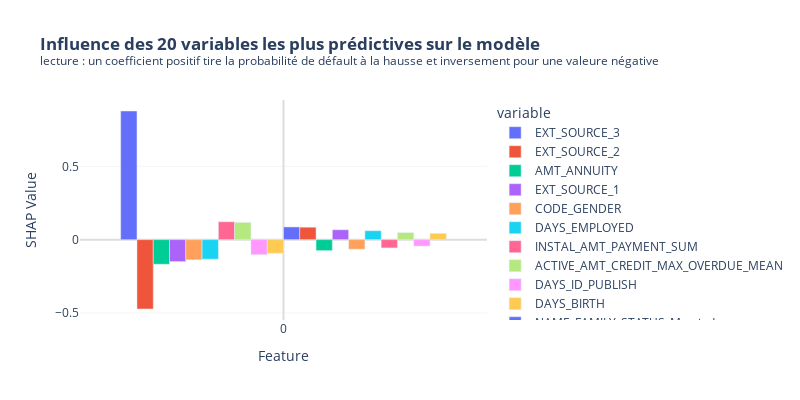

This figure's notebook cell:
### Code cell
# Création d'un graphique en barres avec Plotly Express
fig = px.bar(
    shap_df[top_features],
    # title="Influence des 20 variables les plus prédictives sur le modèle",
    title = "<b>Influence des 20 variables les plus prédictives sur le modèle</b><br><sup>lecture : un coefficient positif tire la probabilité de défault à la hausse et inversement pour une valeure négative</sup>",
    labels={'index': 'Feature', 'value': 'SHAP Value'},
    barmode='group',
    height=400, width=800
               )

# Mise en forme du graphique
fig.update_layout(xaxis=dict(showgrid=True, gridcolor='WhiteSmoke', zerolinecolor='Gainsboro'),
                  yaxis=dict(showgrid=True, gridcolor='WhiteSmoke', zerolinecolor='Gainsboro'),
                  plot_bgcolor='white')

# Affichage du graphique interactif
fig.show()

### Figure 1 — Plotly figure (JSON) as saved in the notebook; plotly's stock layout.template omitted (floating-point values rounded to 4 significant figures)
{"data": [{"alignmentgroup": "True", "hovertemplate": "variable=EXT_SOURCE_3<br>Feature=%{x}<br>SHAP Value=%{y}<extra></extra>", "legendgroup": "EXT_SOURCE_3", "marker": {"color": "#636efa", "pattern": {"shape": ""}}, "name": "EXT_SOURCE_3", "offsetgroup": "EXT_SOURCE_3", "orientation": "v", "showlegend": true, "textposition": "auto", "type": "bar", "x": [0], "xaxis": "x", "y": [0.8775], "yaxis": "y"}, {"alignmentgroup": "True", "hovertemplate": "variable=EXT_SOURCE_2<br>Feature=%{x}<br>SHAP Value=%{y}<extra></extra>", "legendgroup": "EXT_SOURCE_2", "marker": {"color": "#EF553B", "pattern": {"shape": ""}}, "name": "EXT_SOURCE_2", "offsetgroup": "EXT_SOURCE_2", "orientation": "v", "showlegend": true, "textposition": "auto", "type": "bar", "x": [0], "xaxis": "x", "y": [-0.4733], "yaxis": "y"}, {"alignmentgroup": "True", "hovertemplate": "variable=AMT_ANNUITY<br>Feature=%{x}<br>SHAP Value=%{y}<extra></extra>", "legendgroup": "AMT_ANNUITY", "marker": {"color": "#00cc96", "pattern": {"shape": ""}}, "name": "AMT_ANNUITY", "offsetgroup": "AMT_ANNUITY", "orientation": "v", "showlegend": true, "textposition": "auto", "type": "bar", "x": [0], "xaxis": "x", "y": [-0.168], "yaxis": "y"}, {"alignmentgroup": "True", "hovertemplate": "variable=EXT_SOURCE_1<br>Feature=%{x}<br>SHAP Value=%{y}<extra></extra>", "legendgroup": "EXT_SOURCE_1", "marker": {"color": "#ab63fa", "pattern": {"shape": ""}}, "name": "EXT_SOURCE_1", "offsetgroup": "EXT_SOURCE_1", "orientation": "v", "showlegend": true, "textposition": "auto", "type": "bar", "x": [0], "xaxis": "x", "y": [-0.1498], "yaxis": "y"}, {"alignmentgroup": "True", "hovertemplate": "variable=CODE_GENDER<br>Feature=%{x}<br>SHAP Value=%{y}<extra></extra>", "legendgroup": "CODE_GENDER", "marker": {"color": "#FFA15A", "pattern": {"shape": ""}}, "name": "CODE_GENDER", "offsetgroup": "CODE_GENDER", "orientation": "v", "showlegend": true, "textposition": "auto", "type": "bar", "x": [0], "xaxis": "x", "y": [-0.1377], "yaxis": "y"}, {"alignmentgroup": "True", "hovertemplate": "variable=DAYS_EMPLOYED<br>Feature=%{x}<br>SHAP Value=%{y}<extra></extra>", "legendgroup": "DAYS_EMPLOYED", "marker": {"color": "#19d3f3", "pattern": {"shape": ""}}, "name": "DAYS_EMPLOYED", "offsetgroup": "DAYS_EMPLOYED", "orientation": "v", "showlegend": true, "textposition": "auto", "type": "bar", "x": [0], "xaxis": "x", "y": [-0.1333], "yaxis": "y"}, {"alignmentgroup": "True", "hovertemplate": "variable=INSTAL_AMT_PAYMENT_SUM<br>Feature=%{x}<br>SHAP Value=%{y}<extra></extra>", "legendgroup": "INSTAL_AMT_PAYMENT_SUM", "marker": {"color": "#FF6692", "pattern": {"shape": ""}}, "name": "INSTAL_AMT_PAYMENT_SUM", "offsetgroup": "INSTAL_AMT_PAYMENT_SUM", "orientation": "v", "showlegend": true, "textposition": "auto", "type": "bar", "x": [0], "xaxis": "x", "y": [0.1218], "yaxis": "y"}, {"alignmentgroup": "True", "hovertemplate": "variable=ACTIVE_AMT_CREDIT_MAX_OVERDUE_MEAN<br>Feature=%{x}<br>SHAP Value=%{y}<extra></extra>", "legendgroup": "ACTIVE_AMT_CREDIT_MAX_OVERDUE_MEAN", "marker": {"color": "#B6E880", "pattern": {"shape": ""}}, "name": "ACTIVE_AMT_CREDIT_MAX_OVERDUE_MEAN", "offsetgroup": "ACTIVE_AMT_CREDIT_MAX_OVERDUE_MEAN", "orientation": "v", "showlegend": true, "textposition": "auto", "type": "bar", "x": [0], "xaxis": "x", "y": [0.1174], "yaxis": "y"}, {"alignmentgroup": "True", "hovertemplate": "variable=DAYS_ID_PUBLISH<br>Feature=%{x}<br>SHAP Value=%{y}<extra></extra>", "legendgroup": "DAYS_ID_PUBLISH", "marker": {"color": "#FF97FF", "pattern": {"shape": ""}}, "name": "DAYS_ID_PUBLISH", "offsetgroup": "DAYS_ID_PUBLISH", "orientation": "v", "showlegend": true, "textposition": "auto", "type": "bar", "x": [0], "xaxis": "x", "y": [-0.1025], "yaxis": "y"}, {"alignmentgroup": "True", "hovertemplate": "variable=DAYS_BIRTH<br>Feature=%{x}<br>SHAP Value=%{y}<extra></extra>", "legendgroup": "DAYS_BIRTH", "marker": {"color": "#FECB52", "pattern": {"shape": ""}}, "name": "DAYS_BIRTH", "offsetgroup": "DAYS_BIRTH", "orientation": "v", "showlegend": true, "textposition": "auto", "type": "bar", "x": [0], "xaxis": "x", "y": [-0.09319], "yaxis": "y"}, {"alignmentgroup": "True", "hovertemplate": "variable=NAME_FAMILY_STATUS_Married<br>Feature=%{x}<br>SHAP Value=%{y}<extra></extra>", "legendgroup": "NAME_FAMILY_STATUS_Married", "marker": {"color": "#636efa", "pattern": {"shape": ""}}, "name": "NAME_FAMILY_STATUS_Married", "offsetgroup": "NAME_FAMILY_STATUS_Married", "orientation": "v", "showlegend": true, "textposition": "auto", "type": "bar", "x": [0], "xaxis": "x", "y": [0.08639], "yaxis": "y"}, {"alignmentgroup": "True", "hovertemplate": "variable=BURO_AMT_CREDIT_MAX_OVERDUE_MEAN<br>Feature=%{x}<br>SHAP Value=%{y}<extra></extra>", "legendgroup": "BURO_AMT_CREDIT_MAX_OVERDUE_MEAN", "marker": {"color": "#EF553B", "pattern": {"shape": ""}}, "name": "BURO_AMT_CREDIT_MAX_OVERDUE_MEAN", "offsetgroup": "BURO_AMT_CREDIT_MAX_OVERDUE_MEAN", "orientation": "v", "showlegend": true, "textposition": "auto", "type": "bar", "x": [0], "xaxis": "x", "y": [0.08473], "yaxis": "y"}, {"alignmentgroup": "True", "hovertemplate": "variable=APPROVED_CNT_PAYMENT_MEAN<br>Feature=%{x}<br>SHAP Value=%{y}<extra></extra>", "legendgroup": "APPROVED_CNT_PAYMENT_MEAN", "marker": {"color": "#00cc96", "pattern": {"shape": ""}}, "name": "APPROVED_CNT_PAYMENT_MEAN", "offsetgroup": "APPROVED_CNT_PAYMENT_MEAN", "orientation": "v", "showlegend": true, "textposition": "auto", "type": "bar", "x": [0], "xaxis": "x", "y": [-0.07498], "yaxis": "y"}, {"alignmentgroup": "True", "hovertemplate": "variable=INSTAL_DAYS_ENTRY_PAYMENT_MEAN<br>Feature=%{x}<br>SHAP Value=%{y}<extra></extra>", "legendgroup": "INSTAL_DAYS_ENTRY_PAYMENT_MEAN", "marker": {"color": "#ab63fa", "pattern": {"shape": ""}}, "name": "INSTAL_DAYS_ENTRY_PAYMENT_MEAN", "offsetgroup": "INSTAL_DAYS_ENTRY_PAYMENT_MEAN", "orientation": "v", "showlegend": true, "textposition": "auto", "type": "bar", "x": [0], "xaxis": "x", "y": [0.06716], "yaxis": "y"}, {"alignmentgroup": "True", "hovertemplate": "variable=INSTAL_DPD_MEAN<br>Feature=%{x}<br>SHAP Value=%{y}<extra></extra>", "legendgroup": "INSTAL_DPD_MEAN", "marker": {"color": "#FFA15A", "pattern": {"shape": ""}}, "name": "INSTAL_DPD_MEAN", "offsetgroup": "INSTAL_DPD_MEAN", "orientation": "v", "showlegend": true, "textposition": "auto", "type": "bar", "x": [0], "xaxis": "x", "y": [-0.06549], "yaxis": "y"}, {"alignmentgroup": "True", "hovertemplate": "variable=AMT_GOODS_PRICE<br>Feature=%{x}<br>SHAP Value=%{y}<extra></extra>", "legendgroup": "AMT_GOODS_PRICE", "marker": {"color": "#19d3f3", "pattern": {"shape": ""}}, "name": "AMT_GOODS_PRICE", "offsetgroup": "AMT_GOODS_PRICE", "orientation": "v", "showlegend": true, "textposition": "auto", "type": "bar", "x": [0], "xaxis": "x", "y": [0.06079], "yaxis": "y"}, {"alignmentgroup": "True", "hovertemplate": "variable=PREV_DAYS_DECISION_MEAN<br>Feature=%{x}<br>SHAP Value=%{y}<extra></extra>", "legendgroup": "PREV_DAYS_DECISION_MEAN", "marker": {"color": "#FF6692", "pattern": {"shape": ""}}, "name": "PREV_DAYS_DECISION_MEAN", "offsetgroup": "PREV_DAYS_DECISION_MEAN", "orientation": "v", "showlegend": true, "textposition": "auto", "type": "bar", "x": [0], "xaxis": "x", "y": [-0.05655], "yaxis": "y"}, {"alignmentgroup": "True", "hovertemplate": "variable=BURO_STATUS_1_MEAN_MEAN<br>Feature=%{x}<br>SHAP Value=%{y}<extra></extra>", "legendgroup": "BURO_STATUS_1_MEAN_MEAN", "marker": {"color": "#B6E880", "pattern": {"shape": ""}}, "name": "BURO_STATUS_1_MEAN_MEAN", "offsetgroup": "BURO_STATUS_1_MEAN_MEAN", "orientation": "v", "showlegend": true, "textposition": "auto", "type": "bar", "x": [0], "xaxis": "x", "y": [0.04784], "yaxis": "y"}, {"alignmentgroup": "True", "hovertemplate": "variable=WALLSMATERIAL_MODE_Stonebrick<br>Feature=%{x}<br>SHAP Value=%{y}<extra></extra>", "legendgroup": "WALLSMATERIAL_MODE_Stonebrick", "marker": {"color": "#FF97FF", "pattern": {"shape": ""}}, "name": "WALLSMATERIAL_MODE_Stonebrick", "offsetgroup": "WALLSMATERIAL_MODE_Stonebrick", "orientation": "v", "showlegend": true, "textposition": "auto", "type": "bar", "x": [0], "xaxis": "x", "y": [-0.04418], "yaxis": "y"}, {"alignmentgroup": "True", "hovertemplate": "variable=APPROVED_AMT_ANNUITY_MAX<br>Feature=%{x}<br>SHAP Value=%{y}<extra></extra>", "legendgroup": "APPROVED_AMT_ANNUITY_MAX", "marker": {"color": "#FECB52", "pattern": {"shape": ""}}, "name": "APPROVED_AMT_ANNUITY_MAX", "offsetgroup": "APPROVED_AMT_ANNUITY_MAX", "orientation": "v", "showlegend": true, "textposition": "auto", "type": "bar", "x": [0], "xaxis": "x", "y": [0.04286], "yaxis": "y"}], "layout": {"barmode": "group", "height": 400, "legend": {"title": {"text": "variable"}, "tracegroupgap": 0}, "plot_bgcolor": "white", "title": {"text": "<b>Influence des 20 variables les plus prédictives sur le modèle</b><br><sup>lecture : un coefficient positif tire la probabilité de défault à la hausse et inversement pour une valeure négative</sup>"}, "width": 800, "xaxis": {"anchor": "y", "domain": [0, 1], "gridcolor": "WhiteSmoke", "showgrid": true, "title": {"text": "Feature"}, "zerolinecolor": "Gainsboro"}, "yaxis": {"anchor": "x", "domain": [0, 1], "gridcolor": "WhiteSmoke", "showgrid": true, "title": {"text": "SHAP Value"}, "zerolinecolor": "Gainsboro"}}}
